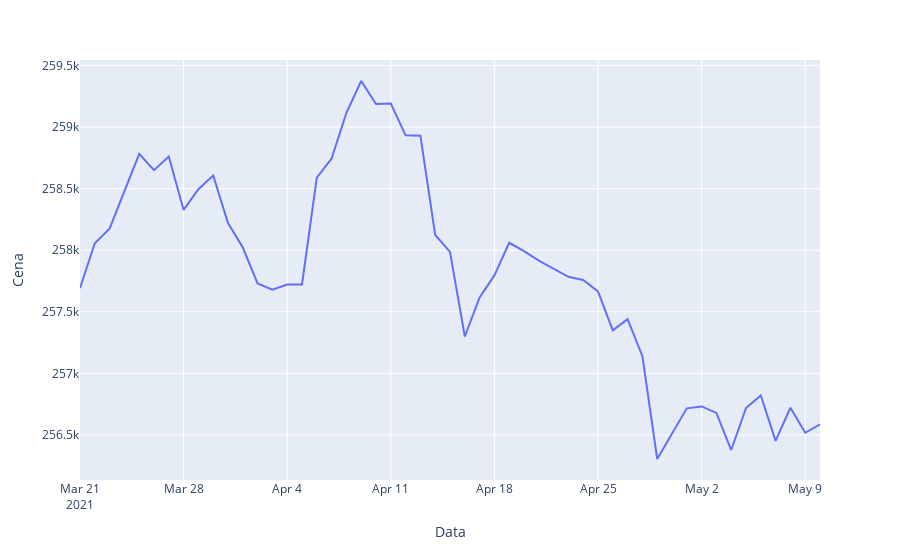

Write notebook code for a chart like this one.
### Code cell
offers_i_interested = data.query("Powierzchnia > 30 & Powierzchnia < 50").query("Cena > 200000 & Cena < 350000").drop_duplicates()
avg_price = offers_i_interested.groupby("Data", as_index=False)["Cena"].mean()
fig = go.Figure(data=px.line(avg_price, x="Data", y="Cena"))
fig.show()

### Figure 1 — Plotly figure (JSON) as saved in the notebook; plotly's stock layout.template omitted (floating-point values rounded to 4 significant figures)
{"data": [{"hovertemplate": "Data=%{x}<br>Cena=%{y}<extra></extra>", "legendgroup": "", "line": {"color": "#636efa", "dash": "solid"}, "mode": "lines", "name": "", "orientation": "v", "showlegend": false, "type": "scatter", "x": ["2021-03-21", "2021-03-22", "2021-03-23", "2021-03-25", "2021-03-26", "2021-03-27", "2021-03-28", "2021-03-29", "2021-03-30", "2021-03-31", "2021-04-01", "2021-04-02", "2021-04-03", "2021-04-04", "2021-04-05", "2021-04-06", "2021-04-07", "2021-04-08", "2021-04-09", "2021-04-10", "2021-04-11", "2021-04-12", "2021-04-13", "2021-04-14", "2021-04-15", "2021-04-16", "2021-04-17", "2021-04-18", "2021-04-19", "2021-04-20", "2021-04-21", "2021-04-23", "2021-04-24", "2021-04-25", "2021-04-26", "2021-04-27", "2021-04-28", "2021-04-29", "2021-05-01", "2021-05-02", "2021-05-03", "2021-05-04", "2021-05-05", "2021-05-06", "2021-05-07", "2021-05-08", "2021-05-09", "2021-05-10"], "xaxis": "x", "y": [257700.0, 258100.0, 258200.0, 258800.0, 258700.0, 258800.0, 258300.0, 258500.0, 258600.0, 258200.0, 258000.0, 257700.0, 257700.0, 257700.0, 257700.0, 258600.0, 258700.0, 259100.0, 259400.0, 259200.0, 259200.0, 258900.0, 258900.0, 258100.0, 258000.0, 257300.0, 257600.0, 257800.0, 258100.0, 258000.0, 257900.0, 257800.0, 257800.0, 257700.0, 257300.0, 257400.0, 257100.0, 256300.0, 256700.0, 256700.0, 256700.0, 256400.0, 256700.0, 256800.0, 256500.0, 256700.0, 256500.0, 256600.0], "yaxis": "y"}], "layout": {"legend": {"tracegroupgap": 0}, "margin": {"t": 60}, "xaxis": {"anchor": "y", "domain": [0, 1], "title": {"text": "Data"}}, "yaxis": {"anchor": "x", "domain": [0, 1], "title": {"text": "Cena"}}}}
